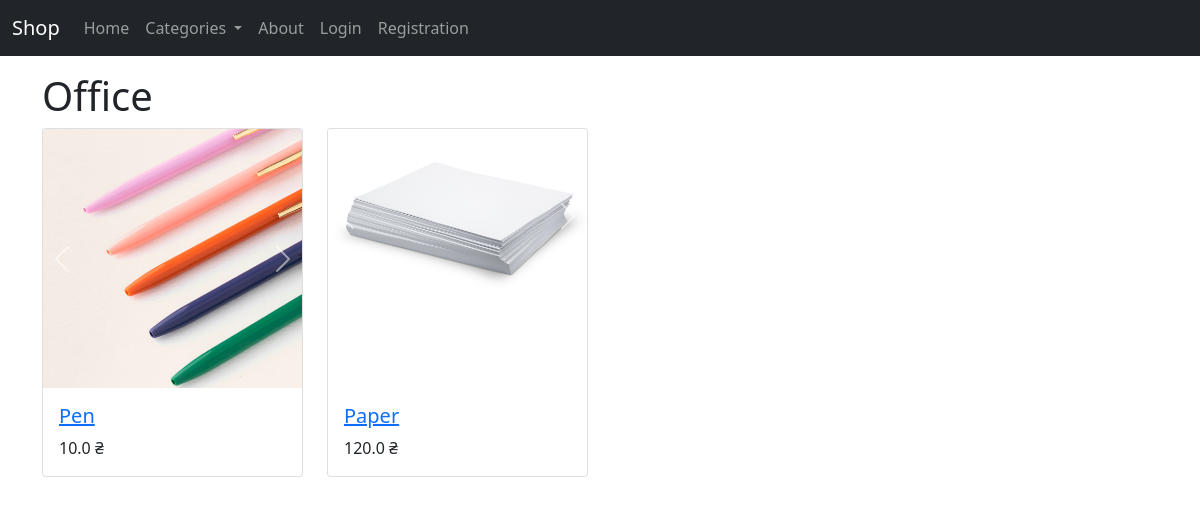
The app's page /categories/Office with its own data.
### main/models.py (models this page shows, shortened)
class Category(models.Model):
    name = models.CharField(max_length=200)

class Image(models.Model):
    image = models.ImageField(upload_to='images')
    def image_to_show(self):
        return mark_safe('<img src="{}" width="100" />'.format(self.image.url))
    image_to_show.short_description = 'Image to show'
    image_to_show.allow_tags = True

class Product(models.Model):
    name = models.CharField(max_length=200)
    category = models.ForeignKey(Category, on_delete=models.DO_NOTHING, null=True, blank=True)
    description = models.TextField()
    price = models.FloatField()
    amount = models.IntegerField(default=0)
    images = models.ManyToManyField(Image, null=True, blank=True)

### main/views.py (the view)
# urls.py: path('categories/<str:name>', category_controller, name='categories'),
@add_categories
def category_controller(request, name: str):
    category = Category.objects.get(name=name.title())
    products = Product.objects.filter(category=category)
    return render(request, 'shop-templates/category.html', {**request.data, 'category': category, 'products': products})

### main/views.py (called while the page is built)
def add_categories(function):
    @wraps(function)
    def wrap(*args, **kwargs):
        index = 1 if isinstance(args[0], TemplateView) else 0
        try:
            args[index].data['categories'] = Category.objects.all()
        except:
            args[index].data = {'categories': Category.objects.all()}
        return function(*args, **kwargs)
    return wrap

### main/templates/shop-templates/category.html (shortened to what this page needs)
{% extends 'base.html' %}
{% block content %}
<h1>{{ category.name }}</h1>
<div class="row row-cols-1 row-cols-md-4 g-4">
    {% for product in products %}
    <div class="col">
        <div class="card h-100">
            <div class="h-100">
                <div id="carousel{{ product.id }}" class="carousel slide" data-bs-ride="carousel">
                    <div class="carousel-inner">
                        {% for img in product.images.all %}
                        {% if forloop.first %}
                        <div class="carousel-item active">
                            <img src="{{ img.image.url }}" class="card-img-top" alt="{{ product.name }}">
                        </div>
                        {% else %}
                        <div class="carousel-item">
                            <img src="{{ img.image.url }}" class="card-img-top" alt="{{ product.name }}">
                        </div>
                        {% endif %}
                        {% endfor %}
                    </div>
                    <button class="carousel-control-prev" type="button" data-bs-target="#carousel{{ product.id }}"
                        data-bs-slide="prev">
                        <span class="carousel-control-prev-icon" aria-hidden="true"></span>
                    </button>
                    <button class="carousel-control-next" type="button" data-bs-target="#carousel{{ product.id }}"
                        data-bs-slide="next">
                        <span class="carousel-control-next-icon" aria-hidden="true"></span>
                    </button>
                </div>
            </div>
            <div class="card-body">
                <h5 class="card-title"><a href="{% url 'main:product' product.id %}">{{ product.name }}</a></h5>
                <p class="card-text">{{ product.price }} &#8372;</p>
            </div>
        </div>
    </div>
    {% endfor %}
</div>
{% endblock content %}

### records on screen
Category: name "Office"
Product: name "Pen", price "10.0"
Image: image (picture)
Product: name "Paper", price "120.0"
Image: image (picture)
